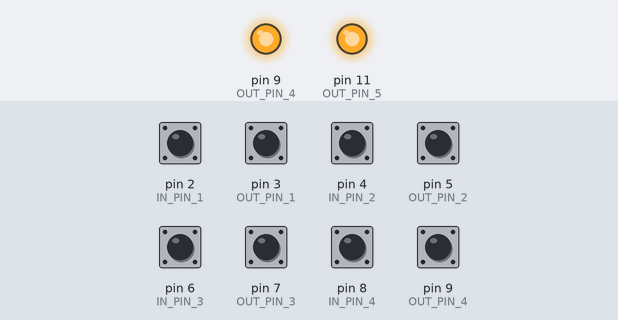
Bench run of a sketch on a simulated Arduino Uno, built with avr-gcc and run on an emulated ATmega328P. Parts: output pins drawn as LEDs (lit = HIGH). The test bench sets the inputs (shaded band); at power-on: pin 2 (IN_PIN_1), pin 3 (OUT_PIN_1), pin 4 (IN_PIN_2), pin 5 (OUT_PIN_2), pin 6 (IN_PIN_3), pin 7 (OUT_PIN_3), pin 8 (IN_PIN_4), pin 9 (OUT_PIN_4) HIGH.

Above: at 2.7 s.
2.8 s: pin 2 (IN_PIN_1) pulled LOW for 0.15 s
4.4 s: pin 4 (IN_PIN_2) pulled LOW for 0.15 s
6.0 s: pin 6 (IN_PIN_3) pulled LOW for 0.15 s
7.6 s: pin 8 (IN_PIN_4) pulled LOW for 0.15 s
At 8.7 s:
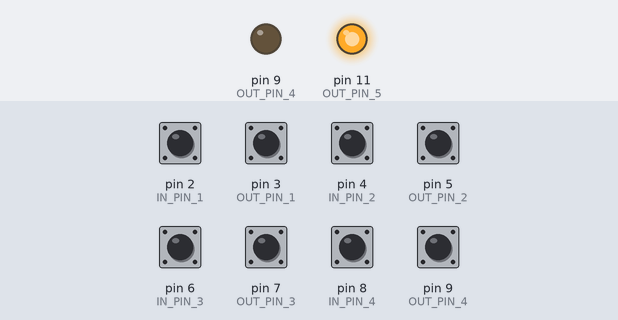
Timing chart, 0 to 10.2 s (numbered marks = the images above; inputs shaded):
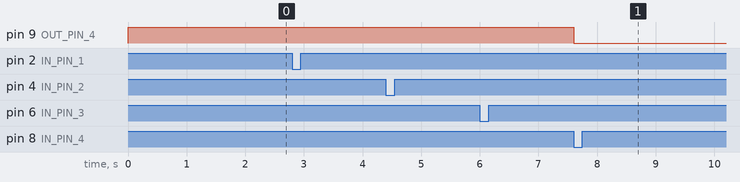

Measured:
- after the input at 7.6 s, pin 9 (OUT_PIN_4): HIGH → LOW at once

The sketch:

arduino_game.ino
```cpp
#include <String.h>
#include <ArduinoJson.h>
#include <SoftwareSerial.h>
#include <SerialCommand.h>  // Thêm vào sketch thư viện Serial Command


//#define UP_PIN 4        // D1
//#define DOWN_PIN 5      // D2
//#define LEFT_PIN 6     // D5
//#define RIGHT_PIN 7    // D6
//#define DETECT_PIN 8   // D7
//#define DETECT_PIN2 9   // SD3

#define IN_PIN_1 2
#define OUT_PIN_1 3

#define IN_PIN_2 4
#define OUT_PIN_2 5

#define IN_PIN_3 6
#define OUT_PIN_3 7

#define IN_PIN_4 8
#define OUT_PIN_4 9

#define IN_PIN_5 10
#define OUT_PIN_5 11


const byte RX = 12;          // Chân 3 được dùng làm chân RX
const byte TX = 13;          // Chân 2 được dùng làm chân TX


int state = LOW;   // state mức cao: chưa phát hiện
int previousState = LOW;

unsigned long startTime = 0;
unsigned long endTime = 5 * 100;   // thời gian (ms) mỗi lần gửi dữ liệu

int detectValue = 512;

SoftwareSerial mySerial = SoftwareSerial(RX, TX);

SerialCommand sCmd(mySerial); // Khai báo biến sử dụng thư viện Serial Command

void setup() {

    pinMode(OUT_PIN_1, OUTPUT);
    digitalWrite(OUT_PIN_1, HIGH);
    pinMode(IN_PIN_1, INPUT_PULLUP);

    pinMode(OUT_PIN_2, OUTPUT);
    digitalWrite(OUT_PIN_2, HIGH);
    pinMode(IN_PIN_2, INPUT_PULLUP);

    pinMode(OUT_PIN_3, OUTPUT);
    digitalWrite(OUT_PIN_3, HIGH);
    pinMode(IN_PIN_3, INPUT_PULLUP);

    pinMode(OUT_PIN_4, OUTPUT);
    digitalWrite(OUT_PIN_4, HIGH);
    pinMode(IN_PIN_4, INPUT_PULLUP);

    pinMode(OUT_PIN_5, OUTPUT);
    digitalWrite(OUT_PIN_5, HIGH);
    pinMode(IN_PIN_5, INPUT_PULLUP);

    // Khởi tạo Serial ở baudrate 57600 để debug ở serial monitor
    Serial.begin(115200);
    // Khởi tạo Serial ở baudrate 57600 cho cổng Serial thứ hai, dùng cho việc kết nối với ESP8266
    mySerial.begin(38400);

    // Một số hàm trong thư viện Serial Command
    sCmd.addDefaultHandler(defaultCommand);

}

void loop() {
    sCmd.readSerial();
//    pinMode(OUT_PIN_4, OUTPUT);
//    digitalWrite(OUT_PIN_4, LOW);
//    delay(2000);
//    pinMode(OUT_PIN_4, INPUT_PULLUP);
//    delay(2000);

    int sta1 = digitalRead(IN_PIN_1);
    int sta2 = digitalRead(IN_PIN_2);
    int sta3 = digitalRead(IN_PIN_3);
    int sta4 = digitalRead(IN_PIN_4);

    state = (sta1<<3) | (sta2<<2) | (sta3<<1) | sta4;
//    Serial.println(state);

    if (state!=0xF) {
        delay(5);
        sta1 = digitalRead(IN_PIN_1);
        sta2 = digitalRead(IN_PIN_2);
        sta3 = digitalRead(IN_PIN_3);
        sta4 = digitalRead(IN_PIN_4);

        if (state!=0xF) {

            if (state!=previousState) {
                if (sta1==LOW) {
                    pinMode(OUT_PIN_1, OUTPUT);
                    digitalWrite(OUT_PIN_1, LOW);
                }
                if (sta2==LOW) {
                    pinMode(OUT_PIN_2, OUTPUT);
                    digitalWrite(OUT_PIN_2, LOW);
                }
                if (sta3==LOW) {
                    pinMode(OUT_PIN_3, OUTPUT);
                    digitalWrite(OUT_PIN_3, LOW);
                }
                if (sta4==LOW) {
                    pinMode(OUT_PIN_4, OUTPUT);
                    digitalWrite(OUT_PIN_4, LOW);
                }

                StaticJsonBuffer<200> jsonBuffer;
                JsonObject& root = jsonBuffer.createObject();
                root["bc01"] = sta1;
                root["bc02"] = sta2;
                root["bc03"] = sta3;
                root["bc04"] = sta4;

                mySerial.print('arduino');
                mySerial.print('\r');
                root.printTo(mySerial);
                mySerial.print('\r');
                delay(10);
                previousState = state;
            }
        }
        else {
            readPin();
        }
    }
    else {
        readPin();
    }
}

void readPin() {
    pinMode(OUT_PIN_1, INPUT);
    pinMode(OUT_PIN_2, INPUT);
    pinMode(OUT_PIN_3, INPUT);
    pinMode(OUT_PIN_4, INPUT);
    int val1 = digitalRead(OUT_PIN_1);
    int val2 = digitalRead(OUT_PIN_2);
    int val3 = digitalRead(OUT_PIN_3);
    int val4 = digitalRead(OUT_PIN_4);

    previousState = (val1<<3) | (val2<<2) | (val3<<1) | val4;

    if (val1==LOW || val2==LOW || val3==LOW || val4==LOW) {
        if ((unsigned long)(millis() - startTime) >= endTime) {
            StaticJsonBuffer<200> jsonBuffer;
            JsonObject& root = jsonBuffer.createObject();

            root["bc01"] = val1;
            root["bc02"] = val2;
            root["bc03"] = val3;
            root["bc04"] = val4;

            mySerial.print('arduino');
            mySerial.print('\r');
            root.printTo(mySerial);
            mySerial.print('\r');

            startTime = millis();
        }
    }
}


void rxCommand(String command) {
    char *json = sCmd.next();

    Serial.println(json);

}
void defaultCommand(String command) {
    char *json = sCmd.next();

    Serial.println(json);

    StaticJsonBuffer<200> jsonBuffer;
    JsonObject& root = jsonBuffer.parseObject(json);

    unsigned int updownValue = root["updown"];
    unsigned int leftrightValue = root["leftright"];
    Serial.print("updown value: ");
    Serial.print(updownValue);
    Serial.print("----leftright value: ");
    Serial.println(leftrightValue);

}
```
